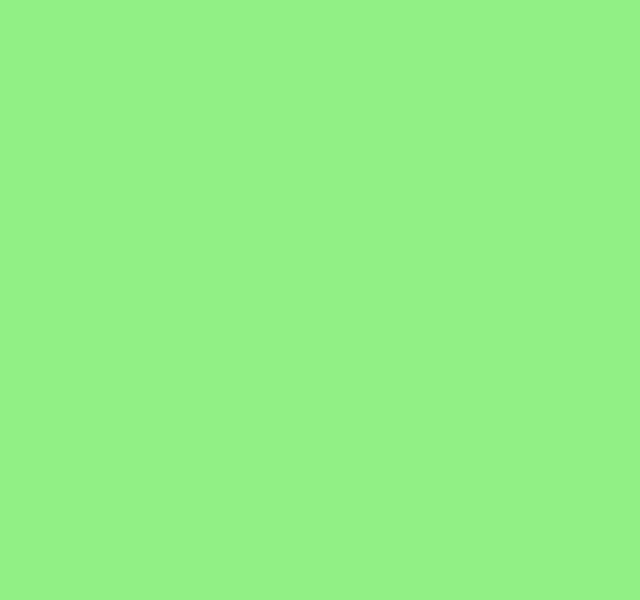
Frame 1 (no input)
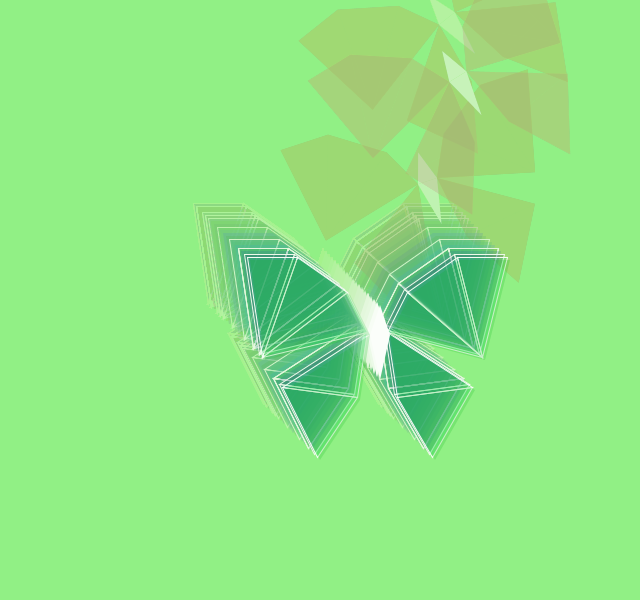
Frame 60 (the mouse pressed at the canvas centre just before this capture)
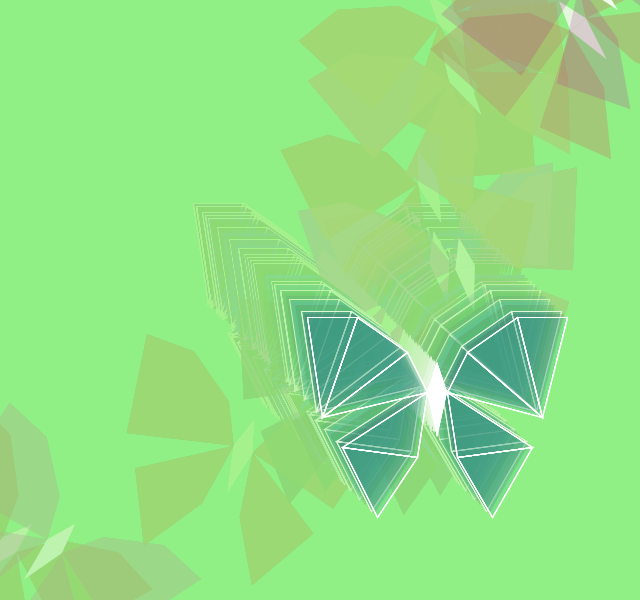
Frame 120 (the mouse held since frame 60 and released just before this capture)

The Processing sketch that drew these frames (run headless with seeded random() and noise(); from frame 60 on, the mouse is pressed at the canvas centre):

// Processing sketch: geo_butterfly
// ── geo_butterfly.pde
int r = 0;

void setup() {
    size(640,600);
    background(#91F085);

    frameRate(15);

}

void draw() {

    // // fill(random(255),0,random(255),50);
    // fill(0,50);
    fill(#91F085, 10);
    noStroke();
    rect(0, 0, width, height);
    // background(#F0EB85);

    int n = int(random(3));

    if(n==0){
        noFill();
        stroke(255);    
        // r = 0;
    }
    if(n==1){
        fill(random(255),0,random(255),50);
        noStroke();
        rotate(random(100));
        // r = 0;
    }
    if(n==2){
        fill(0,random(255),random(255),50);
        noStroke();    
        rotate(0);
        r = r + 3;
        // r = int(random(-200,200));
    }
    println("r: "+r);
    if(r==300){r = -300;}
    // Right Wings
    triangle(400+r, 200+r, 450+r, 200+r, 425+r, 300+r);
    triangle(400+r, 200+r, 425+r, 300+r, 350+r, 235+r);
    triangle(350+r, 235+r, 425+r, 300+r, 330+r, 275+r);

    triangle(330+r, 275+r, 415+r, 330+r, 340+r, 340+r);
    triangle(415+r, 330+r, 340+r, 340+r, 375+r, 400+r);

    // Left Wings
    triangle(290+r, 235+r, 205+r, 300+r, 310+r, 275+r);
    triangle(290+r, 235+r, 205+r, 300+r, 240+r, 200+r);
    triangle(240+r, 200+r, 205+r, 300+r, 190+r, 200+r);

    triangle(310+r, 275+r, 225+r, 330+r, 300+r, 340+r);
    triangle(225+r, 330+r, 300+r, 340+r, 260+r, 400+r);


    // Body
    noStroke();
    fill(255);
    triangle(330+r, 275+r, 310+r, 275+r, 320+r, 245+r);
    triangle(330+r, 275+r, 310+r, 275+r, 320+r, 320+r);

    

    
}


void keyPressed() {
    if (key == 's') {
        save("butterfly.jpg");
    }
}
